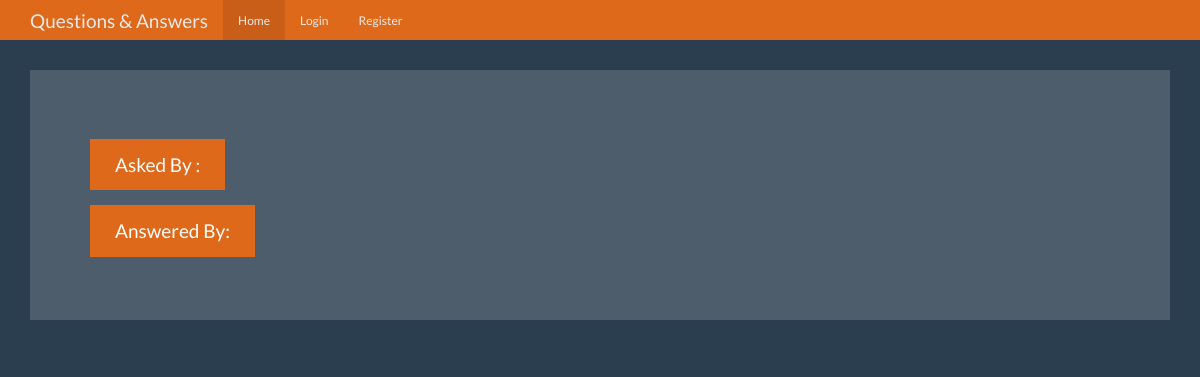
Page /question/3 on the earlier database version.
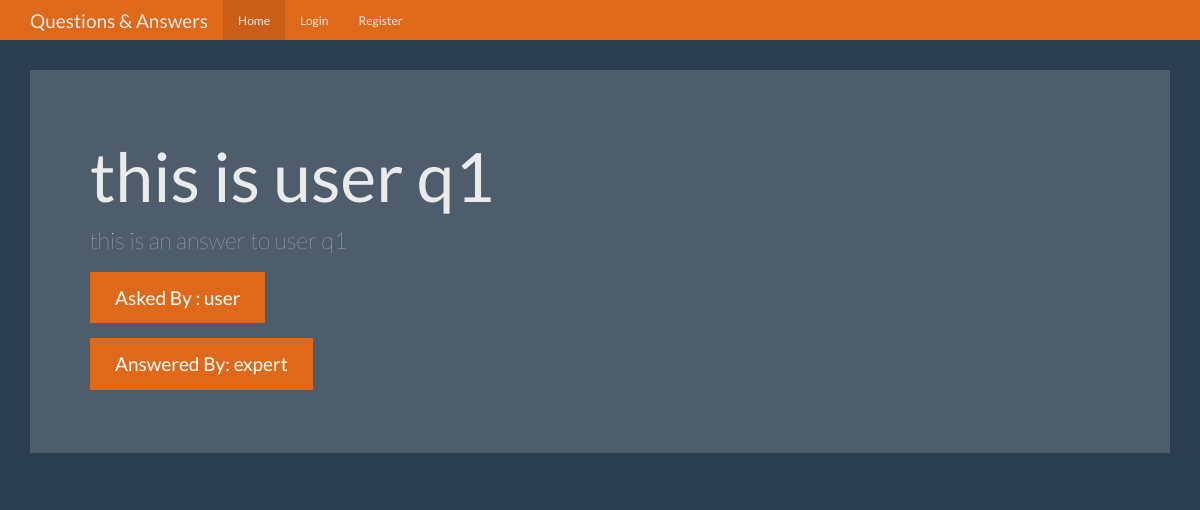
Same page on the later database version.
### tables this page shows
CREATE TABLE questions (
    id INTEGER PRIMARY KEY autoincrement,
    question_text text not null,
    answer_text text,
    asked_by_id INTEGER not null,
    expert_id INTEGER not NULL
);

CREATE TABLE users (
    id INTEGER PRIMARY KEY autoincrement,
    name text not null ,
    password text not null, 
    expert boolean not null,
    admin boolean not NULL
);

### app.py (the view)
@app.route('/question/<question_id>')
def question(question_id):
	user = get_current_user()
	db = get_db()
	qcur = db.execute('''select questions.question_text, questions.answer_text, askers.name as asker_name,
						experts.name as expert_name from questions join users as askers on askers.id=questions.asked_by_id
						join users as experts on experts.id = questions.expert_id where questions.id=?''', [question_id])
	qres = qcur.fetchone()
	return render_template('question.html',user=user, question=qres)

### app.py (called while the page is built)
def get_current_user(): 	#checking if the user has logged in session or not
	user_result = None
	if 'user' in session:
		user = session['user']
		db = get_db()
		user_cur = db.execute('select id, name, password, expert, admin from users where name=?', [user])
		user_result = user_cur.fetchone()
	return user_result

### database.py (called while the page is built)
def connect_db():
    sql = sqlite3.connect('questions.db')
    sql.row_factory = sqlite3.Row
    return sql

def get_db():
    if not hasattr(g, 'sqlite_db'):
        g.sqlite_db = connect_db()
    return g.sqlite_db

### templates/question.html (shortened to what this page needs)
{% extends "base.html" %}
{% from "show_links.html" import show_links %}
{% block nav %}
{{ show_links(user) }}
{% endblock %}
{% block body %}
      <div class="jumbotron">
        <h1>{{question['question_text']}}</h1>
        <p>{{question['answer_text']}}</p>
        <p><a class="btn btn-primary btn-lg">Asked By : {{ question['asker_name'] }}</a></p>
        <p><a class="btn btn-primary btn-lg">Answered By: {{ question['expert_name'] }}</a></p>
      </div>
{% endblock %}

Differences in the rows shown:
added questions: question_text "this is user q1", answer_text "this is an answer to user q1"
added users: asker_name "user"
now on this page (row unchanged): users: expert_name "expert"
